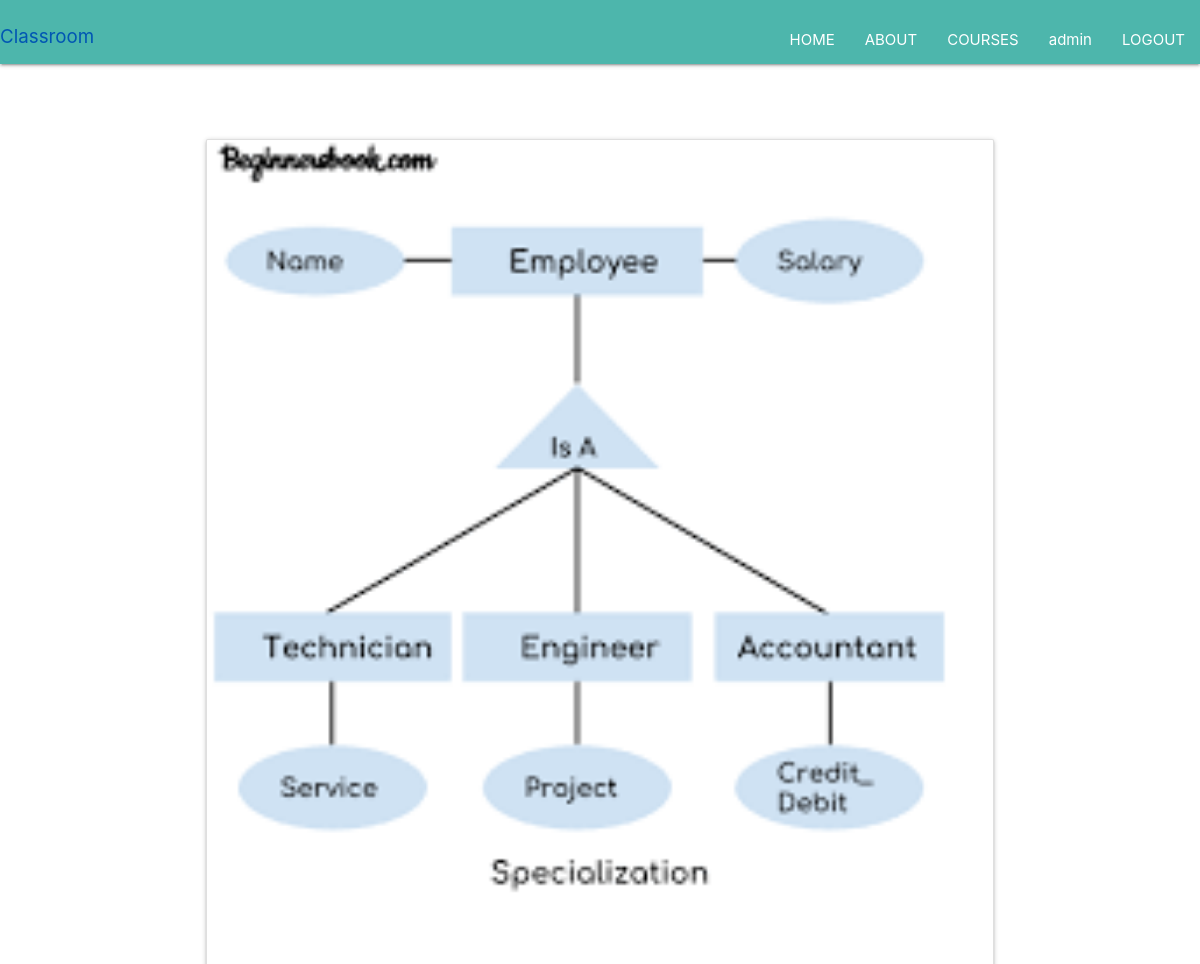
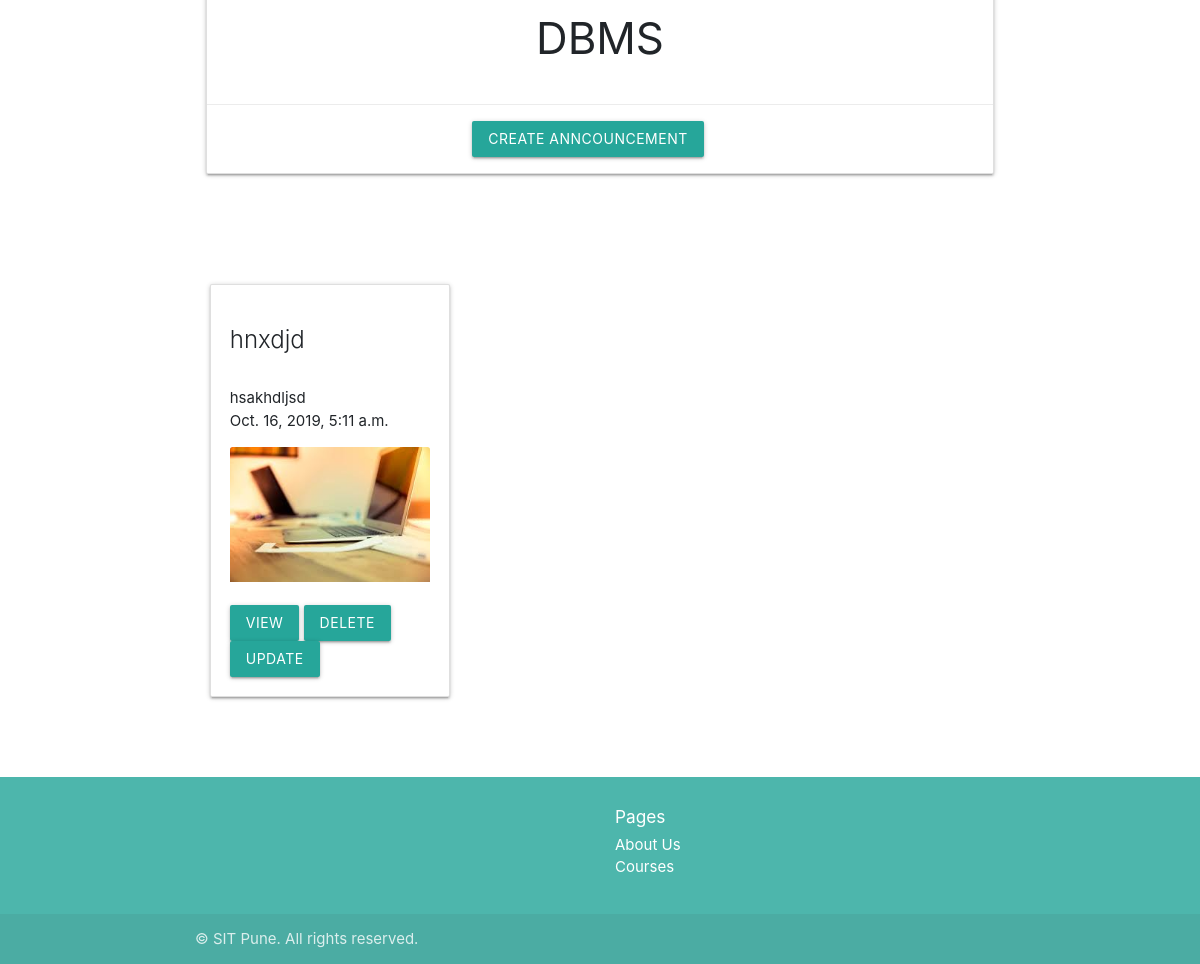
Screenshot of /courses/view/DBMS (signed in) with the database file from the repository (2 pictures, top to bottom).
### courses/models.py (models this page shows, shortened)
class courseName(models.Model):
    name = models.CharField(max_length=255)
    created_by = models.ForeignKey(
        User, related_name="owner", on_delete=models.CASCADE)
    joined_by = models.ForeignKey(
        User, null=True, blank=True, on_delete=models.CASCADE, related_name="joined")
    image = models.ImageField(blank=True, null=True, upload_to='courses/',default="/default/courses.jpeg")
    created_At = models.DateTimeField(auto_now=False, auto_now_add=True)

### announcement/models.py (models this page shows, shortened)
class Announcement(models.Model):
    courseName = models.ForeignKey(courseName, on_delete=models.CASCADE)
    User = models.ForeignKey(User,  on_delete=models.CASCADE)
    title = models.CharField(max_length=255)
    content = models.TextField()
    image = models.ImageField(
        null=True,
        blank=True,
        upload_to='announcements/',default="/default/announce.jpeg")
    at = models.DateTimeField(auto_now=False, auto_now_add=True)
    def get_absolute_url(self):
        return "/Announcement/detail/%s/" % (self.id)
    def delete_url(self):
        return "/Announcement/delete/%s" % (self.id)
    def update_url(self):
        return "/courses/update/%s" % (self.id)

### courses/views.py (the view)
# urls.py: path('view/<str:courseNam>', my_course, name="courseprofile"),
@login_required
def my_course(request, courseNam):
    qs1 = Announcement.objects.all().filter(courseName__name=courseNam)
    a = False
    qs = get_object_or_404(courseName, name=courseNam)
    if qs.created_by == request.user:
        a = True
    print(a)
    return render(request, "my_course.html", {"qs": qs1, "qs1": courseNam, "ab": a, "qw": qs})

### courses/templates/my_course.html (shortened to what this page needs)
{% extends 'Base.html' %} {% block content %} {% if ab == True %}
<br />
<br />
<br />
{% endif %}
<div class="container">
<div class="row">
<div class="col s12 m7">
    <div class="card">
        <div class="card-image">
            <img src="{{ qw.image.url }}" />
          </div>
          <div class="card-content">
              <h3 class="text-center">{{ qs1 }}</h3>
            </div>
            <div class="card-action">
                {% if ab == True %}
                <div class="wrapper">
                <a href="/courses/createAnnounce/{{ qs1 }}"> <button type="submit" class="btn btn-primary">Create Anncouncement</button></a>
              </div>
              {% endif   %}
      </div>
      </div>
</div>
</div>
</div>
<br />
<br />
<br />
<div class="container">
  <div class="row">
    {% for a in qs%}
    <div class="col-sm-4">
    <div class="card">
            <div class="card-body">
              <h4 class="card-title">{{ a.title }}</h4>
              <br />
              <p class="card-text">
                {{ a.content }} <br />
                {{ a.at }}
              </p>
              <div class="embed-responsive embed-responsive-16by9">
              <img alt="Card image cap" src="{{a.image.url}}" class="card-img-top embed-responsive-item" />
</div>
              <br />
              <a href="{{ a.get_absolute_url }}" class="btn btn-primary"
                >View</a
              >
              {% if ab == True %}
              <a href="{{ a.delete_url }}" class="btn btn-primary">Delete</a>
              <a href="{{a.update_url}}" class="btn btn-primary">Update</a>
              {% endif %}
            </div>
          </div>
        </div>
    {% endfor %}
  </div>
</div>
<br />
<br />
{% endblock %}

### templates/Base.html (shortened to what this page needs)
<!DOCTYPE html>
<html lang="en">
  <head>
    <link
      rel="stylesheet"
      href="https://stackpath.bootstrapcdn.com/bootstrap/4.1.3/css/bootstrap.min.css"
    />
    <link rel="stylesheet" href="https://cdnjs.cloudflare.com/ajax/libs/materialize/1.0.0/css/materialize.min.css">
    <link
      rel="stylesheet"
      href="https://cdnjs.cloudflare.com/ajax/libs/materialize/1.0.0/css/materialize.min.css"
    />
  </head>
  <body>
    <nav class="teal lighten-2">
        <div class="nav-wrapper">
        <a class="navbar-brand" href="/">Classroom</a>
        <button
          class="navbar-toggler"
          type="button"
          data-toggle="collapse"
          data-target="#navbarResponsive"
          aria-controls="navbarResponsive"
          aria-expanded="false"
          aria-label="Toggle navigation"
        >
          <span class="navbar-toggler-icon"></span>
        </button>
          <ul class="right hide-on-med-and-down">
            <li class="nav-item">
                <a class="nav-link" href="/">HOME</a>
              </li>
            <li class="nav-item">
              <a class="nav-link" href="/about">ABOUT</a>
            </li>
            <li class="nav-item">
              <a class="nav-link" href="/courses/all">COURSES</a>
            </li>
            {% if user.is_authenticated %}
          <li class="nav-item">
            <a class="nav-link" href="/accounts/profile/">{{user}}</a>
          </li>
            <li class="nav-item">
              <a class="nav-link" href="/accounts/logout">LOGOUT</a>
            {% endif %}
          </ul>
      </div>
    </nav>
    {% block content %} {% endblock %}
   <footer class="page-footer teal lighten-2">
      <div class="container">
        <div class="row">
          <div class="col-sm-6">
          </div>
          <div class="col-lg-4 col-md-6">
            <h6>Pages</h5>
            <ul class="links list-unstyled">
              <li><a class="white-text" href="#" class="text-muted">About Us</a></li>
              <li><a class="white-text" href="#" class="text-muted">Courses</a></li>
            </ul>
          </div>
        </div>
      </div>
    <div class="footer-copyright">
      <div class="container">
            <p class="mb-md-0">
              &copy; SIT Pune. All rights reserved.
            </p>
          </div>
        </div>
  </footer>
  </body>
</html>

### courses/templates/my_course.html (style rules this page uses)
.wrapper { text-align: center; }
.embed-responsive .card-img-top { object-fit: cover; }

### rows the page displays
courseName: image (picture), name "DBMS"
Announcement: title "hnxdjd", content "hsakhdljsd", at "Oct. 16, 2019, 5:11 a.m.", image (picture)

### other values shown
{{ user }} "admin"
